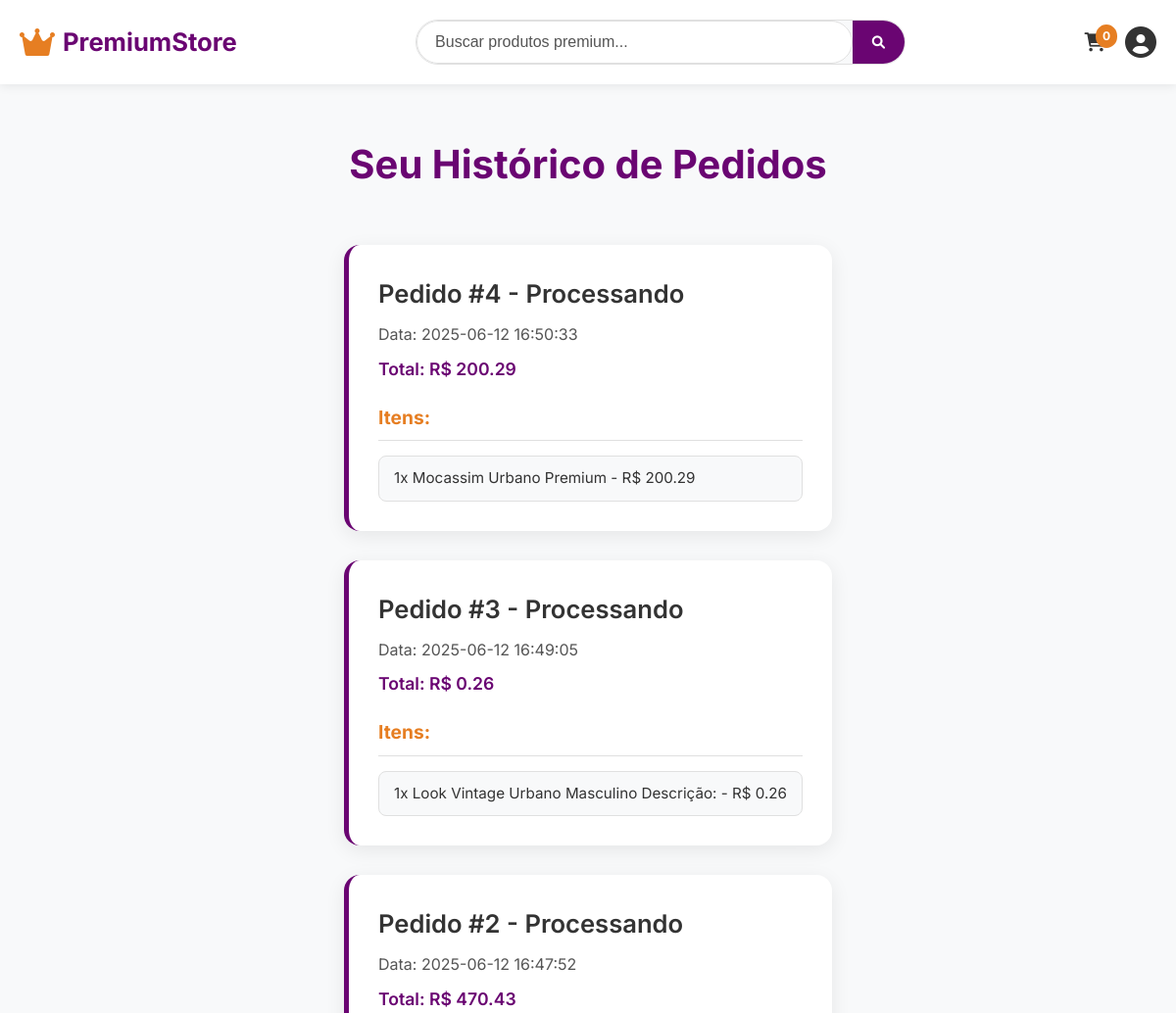
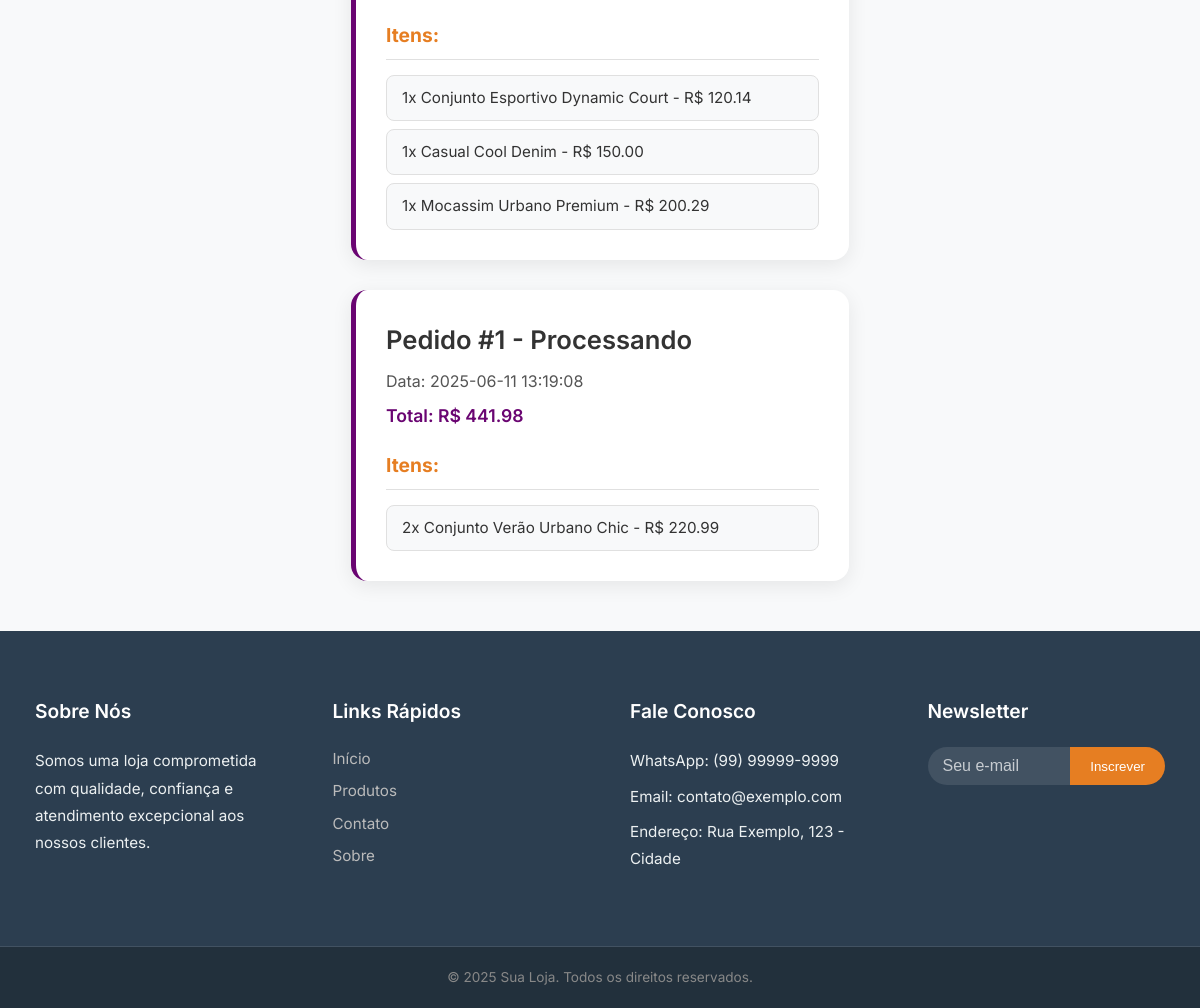
Screenshot of /historico-pedidos (signed in) with the database file from the repository (2 pictures, top to bottom).
### tables this page shows
CREATE TABLE pedidos (
            id INTEGER PRIMARY KEY AUTOINCREMENT,
            usuario_id INTEGER,
            data TIMESTAMP DEFAULT CURRENT_TIMESTAMP,
            status TEXT DEFAULT 'Pendente',
            total REAL DEFAULT 0.0,
            FOREIGN KEY (usuario_id) REFERENCES usuarios(id)
        );

CREATE TABLE pedido_itens (
            id INTEGER PRIMARY KEY AUTOINCREMENT,
            pedido_id INTEGER,
            produto_id INTEGER,
            quantidade INTEGER NOT NULL,
            preco_unitario REAL NOT NULL,
            FOREIGN KEY (pedido_id) REFERENCES pedidos(id) ON DELETE CASCADE,
            FOREIGN KEY (produto_id) REFERENCES produtos(id) ON DELETE CASCADE
        );

CREATE TABLE produtos (
            id INTEGER PRIMARY KEY AUTOINCREMENT,
            nome TEXT NOT NULL,
            preco REAL NOT NULL,
            estoque INTEGER NOT NULL,
            descricao TEXT,
            imagem TEXT
        );

### app.py (the view)
@app.route('/historico-pedidos')
@login_required # Ensure user is logged in
def historico_pedidos():
    conn = conectar_db()
    cursor = conn.cursor()
    cursor.execute('''
        SELECT id, data, status, total
        FROM pedidos
        WHERE usuario_id = ?
        ORDER BY data DESC
    ''', (session['usuario_id'],))
    pedidos = cursor.fetchall()
    historico = []
    for pedido in pedidos:
        cursor.execute('''
            SELECT pi.quantidade, pi.preco_unitario, pr.nome, pr.imagem
            FROM pedido_itens pi
            JOIN produtos pr ON pi.produto_id = pr.id
            WHERE pi.pedido_id = ?
        ''', (pedido['id'],)) # Access by name
        itens = []
        for item in cursor.fetchall():
            itens.append({
                'quantidade': item['quantidade'],
                'preco_unitario': item['preco_unitario'],
                'nome': item['nome'],
                'imagem': item['imagem']
            })
        historico.append({
            'id': pedido['id'],
            'data': pedido['data'],
            'status': pedido['status'],
            'total': pedido['total'],
            'itens': itens
        })
    conn.close()
    return render_template('historico_pedidos.html', historico=historico)

### app.py (called while the page is built)
def conectar_db():
    conn = sqlite3.connect(DB_NAME)
    conn.row_factory = sqlite3.Row # Allows accessing columns by name
    return conn

def contar_itens_carrinho_db(usuario_id):
    conn = conectar_db()
    cursor = conn.cursor()
    cursor.execute('''
    SELECT COALESCE(SUM(quantidade), 0)
    FROM carrinho
    WHERE usuario_id = ?
    ''', (usuario_id,))
    total_itens = cursor.fetchone()[0]
    conn.close()
    return total_itens

@app.context_processor
def inject_carrinho():
    total_itens = 0
    if 'usuario_id' in session:
        try:
            total_itens = contar_itens_carrinho_db(session['usuario_id'])
        except Exception as e:
            print(f"Erro no context processor ao contar itens do carrinho (DB): {e}")
            total_itens = 0
    return {'total_itens': total_itens}

def login_required(f):
    @wraps(f)
    def decorated_function(*args, **kwargs):
        if 'usuario_id' not in session:
            flash('Você precisa estar logado para acessar esta página.', 'warning')
            return redirect(url_for('login'))
        return f(*args, **kwargs)
    return decorated_function

### templates/historico_pedidos.html (shortened to what this page needs)
<!DOCTYPE html>
<html lang="pt-BR">
<head>
    <link rel="stylesheet" href="{{ url_for('static', filename='css/historico.css') }}">
    <link rel="stylesheet" href="{{ url_for('static', filename='css/global.css') }}">
    <link rel="stylesheet" href="https://cdnjs.cloudflare.com/ajax/libs/font-awesome/6.0.0-beta3/css/all.min.css">
</head>
<body>
    <header class="header">
        <div class="container">
            <a href="{{ url_for('home') }}" class="logo">
                <i class="fas fa-crown"></i>
                <span>PremiumStore</span>
            </a>
            <div class="page-header">
                <div class="search-container">
                    <form action="{{ url_for('buscar_produtos') }}" method="GET" class="search-form">
                        <input type="text" name="q" placeholder="Buscar produtos premium..." class="search-input">
                        <button type="submit" class="search-button">
                            <i class="fas fa-search"></i>
                        </button>
                    </form>
                </div>
            </div>
            <nav class="nav">
                {% if 'usuario_id' in session %}
                <a href="{{ url_for('ver_carrinho') }}" class="nav-link">
                    <i class="fas fa-shopping-cart"></i>
                    <span class="cart-count">{{ total_itens|default(0) }}</span>
                </a>
                <div class="user-dropdown">
                    <button class="user-avatar">
                        <i class="fas fa-user-circle"></i>
                    </button>
                </div>
                {% else %}
                <a href="{{ url_for('login') }}" class="nav-link">
                    <i class="fas fa-sign-in-alt"></i> Login
                </a>
                {% endif %}
            </nav>
        </div>
    </header>
    <main class="container">
    <h1>Seu Histórico de Pedidos</h1>
        {% if historico %}
        <div class="pedidos-list">
            {% for pedido in historico %}
            <div class="pedido-card">
                <h3>Pedido #{{ pedido.id }} - {{ pedido.status }}</h3>
                <p>Data: {{ pedido.data }}</p>
                <p>Total: R$ {{ "%.2f"|format(pedido.total) }}</p>
                <h4>Itens:</h4>
                <ul>
                    {% for item in pedido.itens %}
                    <li>
                        {{ item.quantidade }}x {{ item.nome }} -
                        R$ {{ "%.2f"|format(item.preco_unitario) }}
                    </li>
                    {% endfor %}
                </ul>
            </div>
            {% endfor %}
        </div>
        {% else %}
        <p>Nenhum pedido encontrado.</p>
        {% endif %}
    </main>
    <footer class="footer">
        <div class="footer-content">
            <div class="footer-section">
                <h3>Sobre Nós</h3>
                <p>Somos uma loja comprometida com qualidade, confiança e atendimento excepcional aos nossos clientes.
                </p>
            </div>
            <div class="footer-section">
                <h3>Links Rápidos</h3>
                <a href="/">Início</a>
                <a href="/produtos">Produtos</a>
                <a href="/contato">Contato</a>
                <a href="/sobre">Sobre</a>
            </div>
            <div class="footer-section">
                <h3>Fale Conosco</h3>
                <p>WhatsApp: (99) 99999-9999</p>
                <p>Email: contato@exemplo.com</p>
                <p>Endereço: Rua Exemplo, 123 - Cidade</p>
            </div>
            <div class="footer-section">
                <h3>Newsletter</h3>
                <form class="newsletter-form" action="/newsletter" method="POST">
                    <input type="email" name="email" placeholder="Seu e-mail" required>
                    <button type="submit">Inscrever</button>
                </form>
            </div>
        </div>
        <div class="footer-bottom">
            &copy; 2025 Sua Loja. Todos os direitos reservados.
        </div>
    </footer>
</body>
</html>

### static/css/historico.css (style rules this page uses)
main.container { padding-top: var(--spacing-xl); padding-bottom: var(--spacing-xl); min-height: calc(100vh - var(--header-height, 100px) - var(--footer-height, 200px)); flex-grow: 1; }
h1 { font-size: 2.5rem; color: var(--primary-color); text-align: center; margin-bottom: var(--spacing-xl); font-weight: 700; }
.pedidos-list { display: flex; flex-direction: column; gap: var(--spacing-lg); max-width: 800px; margin: 0 auto; }
.pedido-card { background-color: white; border-radius: var(--border-radius-lg); box-shadow: 0 5px 20px var(--shadow-light); padding: var(--spacing-lg); border-left: 5px solid var(--primary-color); transition: transform 0.2s ease, box-shadow 0.2s ease; }
.pedido-card h3 { font-size: 1.6rem; color: var(--text-dark); margin-bottom: var(--spacing-xs); display: flex; justify-content: space-between; align-items: center; font-weight: 600; }
.pedido-card h3::after { content: ''; }
.pedido-card p { font-size: 1rem; color: var(--text-light); margin-bottom: var(--spacing-xs); }
.pedido-card p:last-of-type { font-weight: 600; color: var(--primary-color); font-size: 1.1rem; margin-bottom: var(--spacing-md); }
.pedido-card h4 { font-size: 1.2rem; color: var(--secondary-color); margin-top: var(--spacing-md); margin-bottom: var(--spacing-sm); border-bottom: 1px solid var(--border-color); padding-bottom: var(--spacing-xs); }
.pedido-card ul { list-style: none; padding-left: 0; }
.pedido-card ul li { background-color: var(--bg-light); padding: 10px 15px; border-radius: var(--border-radius-sm); margin-bottom: 8px; display: flex; justify-content: space-between; align-items: center; font-size: 0.95rem; color: var(--text-dark); border: 1px solid var(--border-color); }
.pedido-card ul li:last-child { margin-bottom: 0; }

### rows the page displays
pedidos: id "4", status "Processando", data "2025-06-12 16:50:33", total "200.29"
pedido_itens: quantidade "1", nome "Mocassim Urbano Premium", preco_unitario "200.29"
pedidos: id "3", status "Processando", data "2025-06-12 16:49:05", total "0.26"
pedido_itens: quantidade "1", nome "Look Vintage Urbano Masculino Descrição:", preco_unitario "0.26"
pedidos: id "2", status "Processando", data "2025-06-12 16:47:52", total "470.43"
pedido_itens: quantidade "1", nome "Conjunto Esportivo Dynamic Court", preco_unitario "120.14"
pedido_itens: quantidade "1", nome "Casual Cool Denim", preco_unitario "150.00"
pedido_itens: quantidade "1", nome "Mocassim Urbano Premium", preco_unitario "200.29"
pedidos: id "1", status "Processando", data "2025-06-11 13:19:08", total "441.98"
pedido_itens: quantidade "2", nome "Conjunto Verão Urbano Chic", preco_unitario "220.99"

### other values shown
{{ total_itens|default(0) }} "0"
